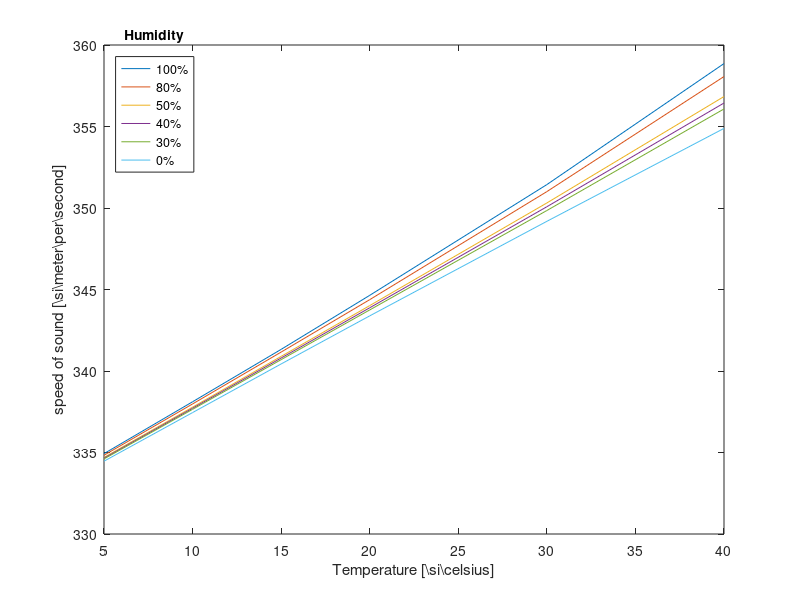

MATLAB code for this plot:
%%
clear

humidity = [0 30 40 50 80 100];
temperature = [5 10 15 20 30 40];

data = [0.91 0.952 0.966 0.980 1.02 1.05
        1.81 1.87 1.89 1.91 1.97 2.01
        2.71 2.79 2.82 2.85 2.93 2.98
        3.60 3.71 3.75 3.79 3.90 3.98
        5.35 5.55 5.62 5.69 5.90 6.03
        7.07 7.43 7.54 7.66 8.03 8.27];
    
c_re = 331.45;

speed = (data/100)*c_re + c_re;



plot(temperature,speed(:,6))
hold on
plot(temperature,speed(:,5))
plot(temperature,speed(:,4))
plot(temperature,speed(:,3))
plot(temperature,speed(:,2))
plot(temperature,speed(:,1))


xlabel('Temperature [\si{\celsius}]')
ylabel('speed of sound [\si{\meter\per\second}]')

leg = legend('100%','80%','50%','40%','30%','0%','location','northwest');
title(leg,'Humidity')

%((4-3)/3)*100=p

%((4-3)/3)=(p/100)

%4=((p/100)*3)+3







